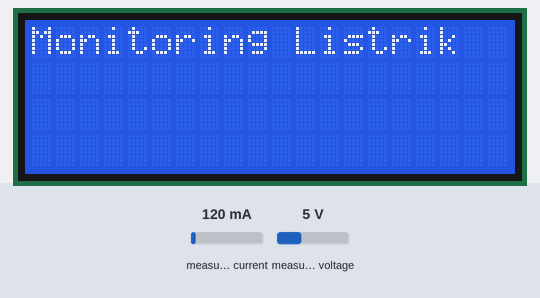
This sketch was run on a simulated ESP32. Parts: 20×4 character LCD. The inputs (shaded band) are chosen by the test bench; at power-on: measured current 120 mA, measured voltage 5 V. WiFi joins after 1.5 s; servers stay silent unless stated; what the sketch prints to the serial monitor is not drawn.

Above: at 0.1 s.
At 20.1 s:
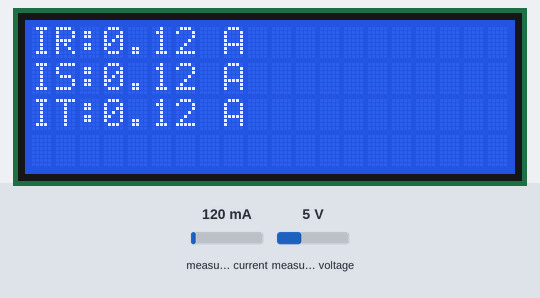
At 40.2 s:
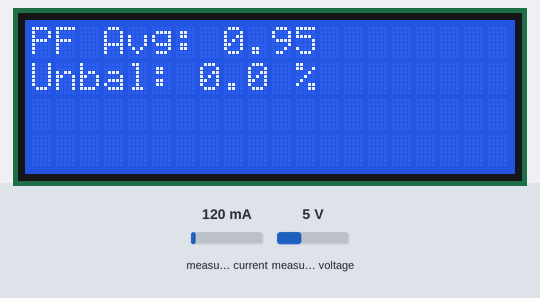
At 120.3 s:
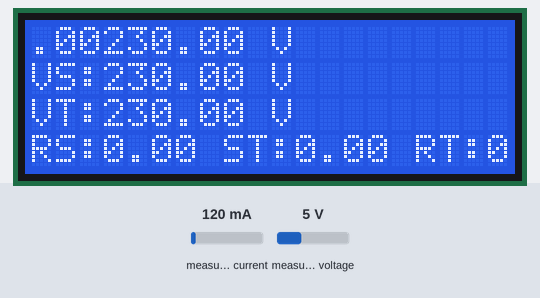

The sketch:

Raja.ino
```cpp
#include <WiFi.h>
#include <FirebaseESP32.h>
#include <PZEM004Tv30.h>
#include <Wire.h>
#include <LiquidCrystal_I2C.h>

// Konfigurasi WiFi
#define WIFI_SSID "NAMA_WIFI"
#define WIFI_PASSWORD "PASSWORD_WIFI"

// Konfigurasi Firebase
#define API_KEY "API_KEY"
#define DATABASE_URL " "
#define USER_EMAIL "EMAIL_FIREBASE"
#define USER_PASSWORD "PASSWORD_FIREBASE"

// Inisialisasi Firebase
FirebaseData fbdo;
FirebaseAuth auth;
FirebaseConfig config;

//  Inisialisasi PZEM
// (ubah pin sesuai wiring kamu)
PZEM004Tv30 pzemR(&Serial2, 16, 17);  // PZEM fasa R
PZEM004Tv30 pzemS(&Serial2, 18, 19);  // PZEM fasa S
PZEM004Tv30 pzemT(&Serial2, 21, 22);  // PZEM fasa T

// Inisialisasi LCD
LiquidCrystal_I2C lcd(0x27, 20, 4);

// Variabel Send data ke firebase / 10 detik
unsigned long lastPageSwitch = 0;
int currentPage = 1;

unsigned long lastSend = 0;
const unsigned long intervalSend = 600000; // 10 menit = 600.000 ms

// Variabel Data
float vR, vS, vT;
float iR, iS, iT;
float pfR, pfS, pfT, pfAvg;
float vRS, vST, vRT;
float iUnbalance;

void setup() {
  Serial.begin(115200);

  // LCD
  lcd.init();
  lcd.backlight();
  lcd.setCursor(0,0); lcd.print("Monitoring Listrik");
  delay(2000);
  lcd.clear();

  // WiFi
  WiFi.begin(WIFI_SSID, WIFI_PASSWORD);
  Serial.print("Menghubungkan WiFi");
  while (WiFi.status() != WL_CONNECTED) {
    delay(500); Serial.print(".");
  }
  Serial.println("\nWiFi Terhubung!");

  // Firebase
  config.api_key = API_KEY;
  config.database_url = DATABASE_URL;
  auth.user.email = USER_EMAIL;
  auth.user.password = USER_PASSWORD;

  Firebase.begin(&config, &auth);
  Firebase.reconnectWiFi(true);
}

void loop() {
  // data dari PZEM
  vR = pzemR.voltage();
  vS = pzemS.voltage();
  vT = pzemT.voltage();

  iR = pzemR.current();
  iS = pzemS.current();
  iT = pzemT.current();

  pfR = pzemR.pf();
  pfS = pzemS.pf();
  pfT = pzemT.pf();
  pfAvg = (pfR + pfS + pfT) / 3.0;

  // Hitung tegangan antar fasa (asumsi)
  vRS = abs(vR - vS);
  vST = abs(vS - vT);
  vRT = abs(vR - vT);

  // ketidakseimbangan arus
  float iAvg = (iR + iS + iT) / 3.0;
  float iMax = max(iR, max(iS, iT));
  iUnbalance = ((iMax - iAvg) / iAvg) * 100.0;

  // Tampilan LCD (update tiap 20 detik)
  if (millis() - lastPageSwitch > 20000) { // ganti page tiap 20 detik
    currentPage++;
    if (currentPage > 3) currentPage = 1;
    lastPageSwitch = millis();

    lcd.clear();
    if (currentPage == 1) {
      lcd.setCursor(0,0); lcd.print("VR:"); lcd.print(vR); lcd.print(" V");
      lcd.setCursor(0,1); lcd.print("VS:"); lcd.print(vS); lcd.print(" V");
      lcd.setCursor(0,2); lcd.print("VT:"); lcd.print(vT); lcd.print(" V");
      lcd.setCursor(0,3);
      lcd.print("RS:"); lcd.print(vRS);
      lcd.print(" ST:"); lcd.print(vST);
      lcd.print(" RT:"); lcd.print(vRT);

    } else if (currentPage == 2) {
      lcd.setCursor(0,0); lcd.print("IR:"); lcd.print(iR); lcd.print(" A");
      lcd.setCursor(0,1); lcd.print("IS:"); lcd.print(iS); lcd.print(" A");
      lcd.setCursor(0,2); lcd.print("IT:"); lcd.print(iT); lcd.print(" A");

    } else if (currentPage == 3) {
      lcd.setCursor(0,0); lcd.print("PF Avg: "); lcd.print(pfAvg,2);
      lcd.setCursor(0,1); lcd.print("Unbal: "); lcd.print(iUnbalance,1); lcd.print(" %");
    }
  }

  // Kirim ke Firebase tiap 10 menit
  if (Firebase.ready() && (millis() - lastSend > intervalSend)) {
    lastSend = millis(); // reset timer

    Firebase.setFloat(fbdo, "/Monitoring/Voltage/VR", vR);
    Firebase.setFloat(fbdo, "/Monitoring/Voltage/VS", vS);
    Firebase.setFloat(fbdo, "/Monitoring/Voltage/VT", vT);
    Firebase.setFloat(fbdo, "/Monitoring/Voltage/RS", vRS);
    Firebase.setFloat(fbdo, "/Monitoring/Voltage/ST", vST);
    Firebase.setFloat(fbdo, "/Monitoring/Voltage/RT", vRT);

    Firebase.setFloat(fbdo, "/Monitoring/Current/IR", iR);
    Firebase.setFloat(fbdo, "/Monitoring/Current/IS", iS);
    Firebase.setFloat(fbdo, "/Monitoring/Current/IT", iT);

    Firebase.setFloat(fbdo, "/Monitoring/PowerFactor/PF", pfAvg);
    Firebase.setFloat(fbdo, "/Monitoring/Unbalance/Percent", iUnbalance);

    Serial.println("Data terkirim ke Firebase!");
  }
}
```

Measured:
- what the display in image 1 shows lasts 20.0 s, from 20.1 s to 40.1 s
- what the display in image 2 shows lasts 20.1 s, from 40.1 s to 60.2 s
